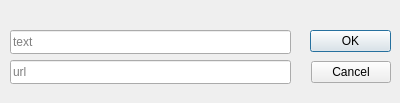
<?xml version="1.0" encoding="UTF-8"?>
<ui version="4.0">
 <class>hyperlinkDiag</class>
 <widget class="QDialog" name="hyperlinkDiag">
  <property name="geometry">
   <rect>
    <x>0</x>
    <y>0</y>
    <width>400</width>
    <height>103</height>
   </rect>
  </property>
  <property name="windowTitle">
   <string>Insert Hyperlink</string>
  </property>
  <widget class="QDialogButtonBox" name="okButton">
   <property name="geometry">
    <rect>
     <x>310</x>
     <y>30</y>
     <width>81</width>
     <height>241</height>
    </rect>
   </property>
   <property name="orientation">
    <enum>Qt::Vertical</enum>
   </property>
   <property name="standardButtons">
    <set>QDialogButtonBox::Ok</set>
   </property>
  </widget>
  <widget class="QLineEdit" name="linktext">
   <property name="geometry">
    <rect>
     <x>10</x>
     <y>30</y>
     <width>281</width>
     <height>24</height>
    </rect>
   </property>
   <property name="placeholderText">
    <string>text</string>
   </property>
  </widget>
  <widget class="QLineEdit" name="linkedit">
   <property name="geometry">
    <rect>
     <x>10</x>
     <y>60</y>
     <width>281</width>
     <height>24</height>
    </rect>
   </property>
   <property name="placeholderText">
    <string>url</string>
   </property>
  </widget>
  <widget class="QDialogButtonBox" name="cancelButton">
   <property name="geometry">
    <rect>
     <x>310</x>
     <y>60</y>
     <width>81</width>
     <height>24</height>
    </rect>
   </property>
   <property name="standardButtons">
    <set>QDialogButtonBox::Cancel</set>
   </property>
  </widget>
 </widget>
 <resources/>
 <connections>
  <connection>
   <sender>okButton</sender>
   <signal>accepted()</signal>
   <receiver>hyperlinkDiag</receiver>
   <slot>accept()</slot>
   <hints>
    <hint type="sourcelabel">
     <x>248</x>
     <y>254</y>
    </hint>
    <hint type="destinationlabel">
     <x>157</x>
     <y>274</y>
    </hint>
   </hints>
  </connection>
  <connection>
   <sender>okButton</sender>
   <signal>rejected()</signal>
   <receiver>hyperlinkDiag</receiver>
   <slot>reject()</slot>
   <hints>
    <hint type="sourcelabel">
     <x>316</x>
     <y>260</y>
    </hint>
    <hint type="destinationlabel">
     <x>286</x>
     <y>274</y>
    </hint>
   </hints>
  </connection>
 </connections>
</ui>
